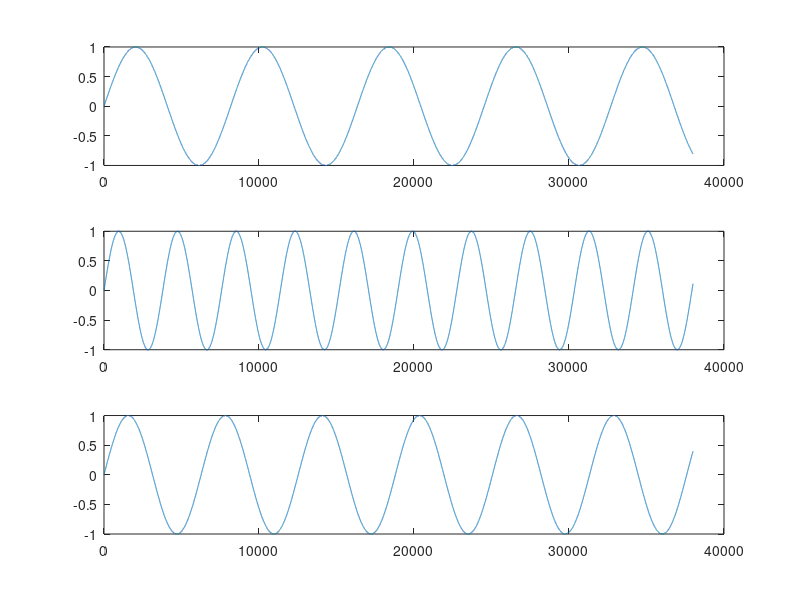
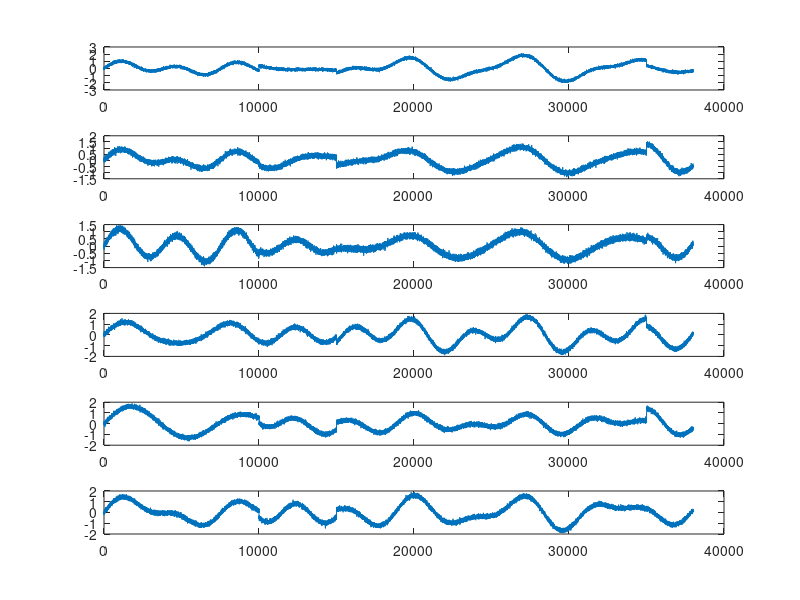

Source code (MATLAB) for these figures, in order:
clear all
close all
abra = 1 %latens es valos valtozok
rand('seed',10) %mindig ugyanazt a (veletlen) adathalmazt fogja generalni
inter=[10000 5000 20000 3000]
cuminter=cumsum(inter);
nl=[3 3 3 3] %a latens valtozok szama az egyes szegmensekben
nx=6 %a valos valtozok szama
c=4 %a csoportok/szegmensek szama
x=[]; %adatok generalasa
z=[];
%z=rand(sum(inter),nl(1));
for i=1:nl(1)
   z=[z [(sin([1:max(cumsum(inter))]./max(cumsum(inter))*rand*100))]' ];
end    
	if abra==1
		for i=1:nl(1)
   		figure(31)
  			subplot(nl(1),1,i)
 		   plot(z(:,i))
      end
   end
 
%veletlenszeruen generaljuk a valtozok kozotti osszefuggest 
T=[];
for i=1:length(inter)
   T{i}=rand(nx,nl(i));
end    

%a valos valtozok generalasa
bb=[0 cumsum(inter)];
for i=1:length(inter)
   x=[x; (T{i}*z(max(1,bb(i)):bb(i+1),:)')' ]; %sorok = mintak
end    


x=x+randn(size(x))*0.1; %zaj hozzaadasa

if abra==1
   for i=1:nx
      figure(32)
      subplot(nx,1,i)
      plot(x(:,i))
   end
end

data=[[1:length(x)]' x]; %elso oszlopban az ido



%[[seg.lx]' [seg.rx]']